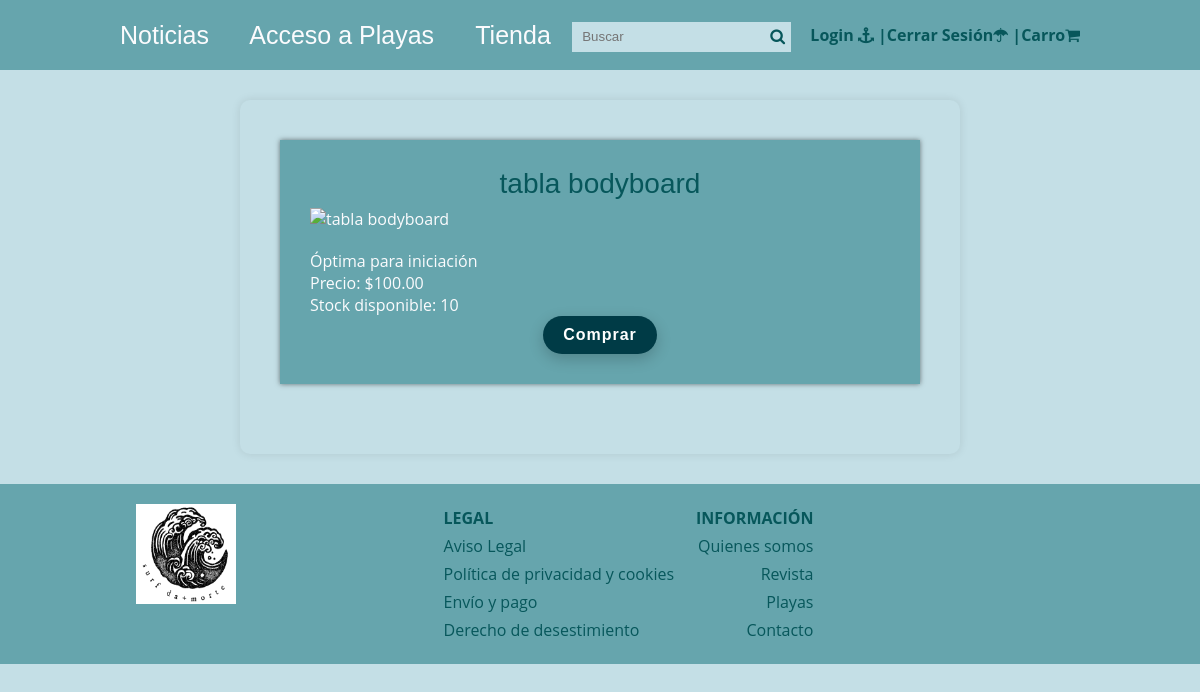
The page /producto.php?id=1 on the database its author committed.
### tables this page shows
CREATE TABLE IF NOT EXISTS Productos (
    CodProd INT PRIMARY KEY,
    nombre VARCHAR(100) NOT NULL,
    descripcion TEXT, 
    precio INT,
    imagen VARCHAR(255),  
    CodCat INT,  
    stock INT,
    FOREIGN KEY (CodCat) REFERENCES Categorias_Productos(CodCat)
);

### producto.php (called while the page is built, shortened)
<?php
require 'admin/config.php';
require 'functions.php';
$conexion = conexion($bd_config);
$id_producto = id_articulo($_GET['id']);
$producto = obtener_producto_por_id($conexion, $id_producto);
$producto = $producto;
require 'views/producto.view.php';
?>

### functions.php (called while the page is built, shortened)
<?php
function limpiarDatos($datos){
    $datos = trim($datos);
     $datos = stripslashes($datos);
     $datos = htmlspecialchars($datos);
     return $datos;
}
function id_articulo($id){
    return (int)limpiarDatos($id);
}
function obtener_producto_por_id($conexion, $id) {
    $resultado = $conexion->query("SELECT * FROM Productos WHERE CodProd = $id LIMIT 1");
    $resultado = $resultado->fetchAll();
    return ($resultado) ? $resultado[0] : false;
}
?>

### views/producto.view.php (the view, shortened to what this page needs)
<?php require 'header.php'; ?>
<div class="edit_tienda">
    <div class="post">
        <article>
            <h2 class="titulo"><?php echo $producto['nombre']; ?></h2>
            <div class="thumb">
                <img src="<?php echo RUTA; ?>/imagenes/<?php echo $producto['imagen']; ?>"
                alt="<?php echo $producto['nombre']; ?>">
            </div>
            <p class="descripcion"><?php echo nl2br($producto['descripcion']); ?></p>
            <p class="precio">Precio: $<?php echo number_format($producto['precio'], 2); ?></p>
            <p class="stock">Stock disponible: <?php echo $producto['stock']; ?></p>
            <div style="text-align: center;">
            <form action="<?php echo RUTA; ?>carrito/index.php" method="POST">
                    <button type="submit" style="background: #003b46; color: white;" class="comprar">Comprar</button>
                </form>
            </div>
        </article>
    </div>
</div>
<?php require 'footer.php'; ?>

### css/estilos.css (style rules this page uses)
:root { --color4: #003b46; --color2: #07575b; --color3: #66a5ad; --color1: #c4dfe6; --color5: #fbfbfd; }
* { margin: 0; padding: 0; -webkit-box-sizing: border-box; -moz-box-sizing: border-box; box-sizing: border-box; }
body { font-size: 16px; font-family: 'Open Sans', sans-serif; background: var(--color1); color: var(--color2); margin: 0; }
.post { width: 100%; background: var(--color3); box-shadow: 0px 0px 5px rgba(0,0,0, .5); margin-bottom: 30px; padding: 30px; color: var(--color5); }
.post article .titulo { font-family: "Oswald", Arial, Sans-serif; font-size: 28px; font-weight: normal; line-height: 28px; margin-bottom: 10px; }
.post article .thumb { margin-bottom: 20px; }
.post article .thumb img { vertical-align: top; width: 100%; }
.comprar { background-color: var(--color3); color: white; height: auto; width: auto; padding: 10px 20px; border: none; border-radius: 25px; font-size: 16px; font-weight: bold; letter-spacing: 1px; cursor: pointer; box-shadow: 0 5px 15px rgba(0, 0, 0, 0.2); transition: all 0.3s ease; }

### css/views.css (style rules this page uses)
:root { --color3: #66a5ad; --color2: #07575b; --color4: #66a5ad; --color1: #c4dfe6; --color5: #fbfbfd; }
.edit_tienda { width: 60%; margin: 0 auto; background: var(--color1); padding: 40px; border-radius: 10px; box-shadow: 0 0 10px rgba(0, 0, 0, 0.1); display: flex; flex-direction: column; align-items: center; }
.edit_tienda h2 { text-align: center; color: var(--color2); margin-bottom: 20px; }
.edit_tienda form { display: flex; flex-direction: column; align-items: center; width: 100%; }

### rows shown on the page
productos: nombre "tabla bodyboard", descripcion "Óptima para iniciación", precio "100.00", stock "10"
